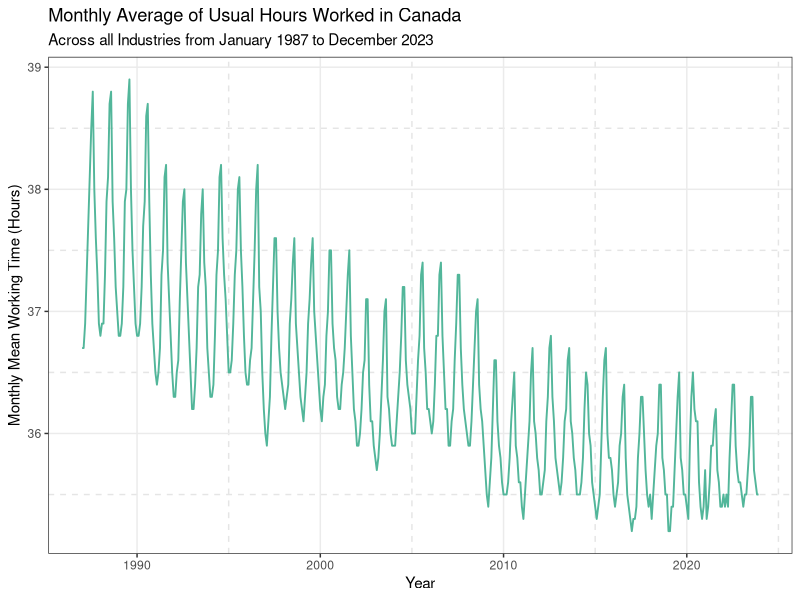
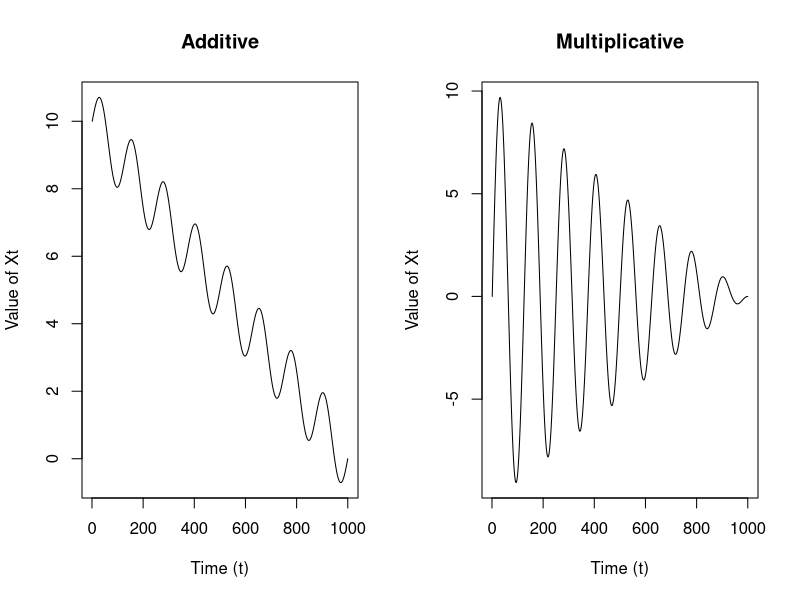
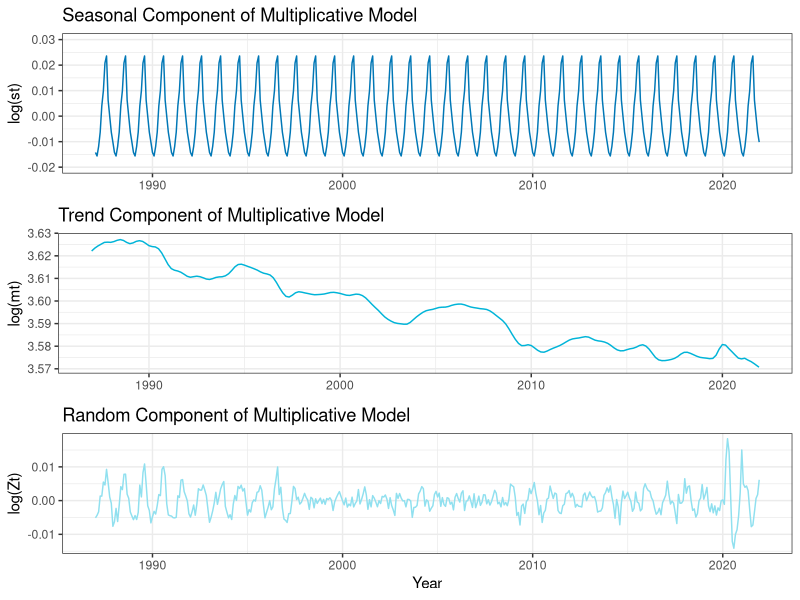
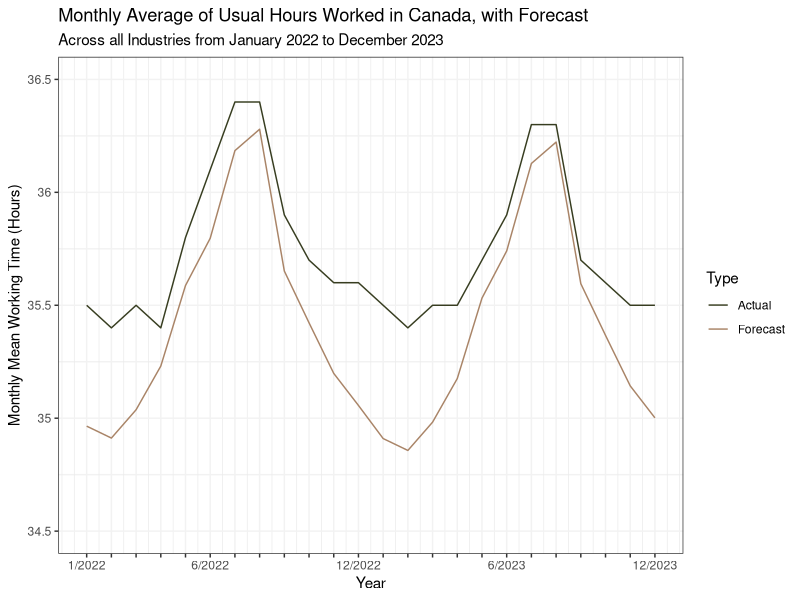
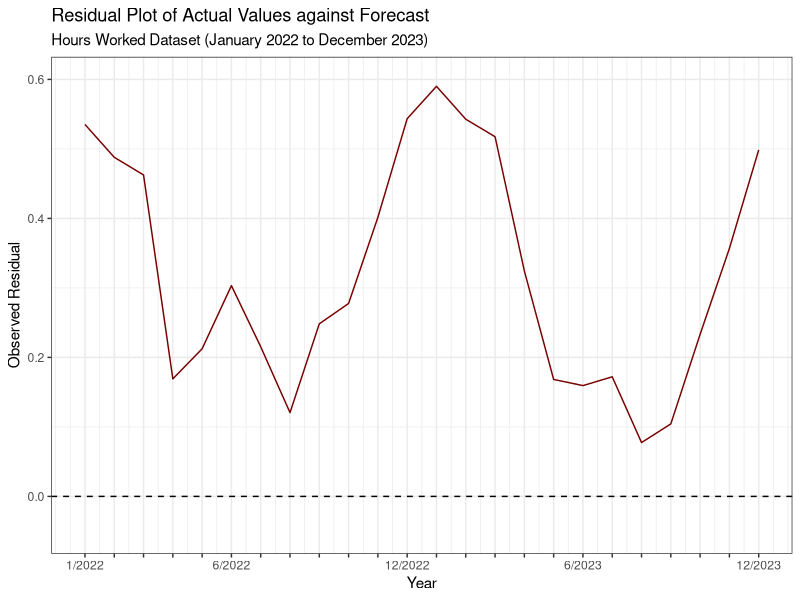
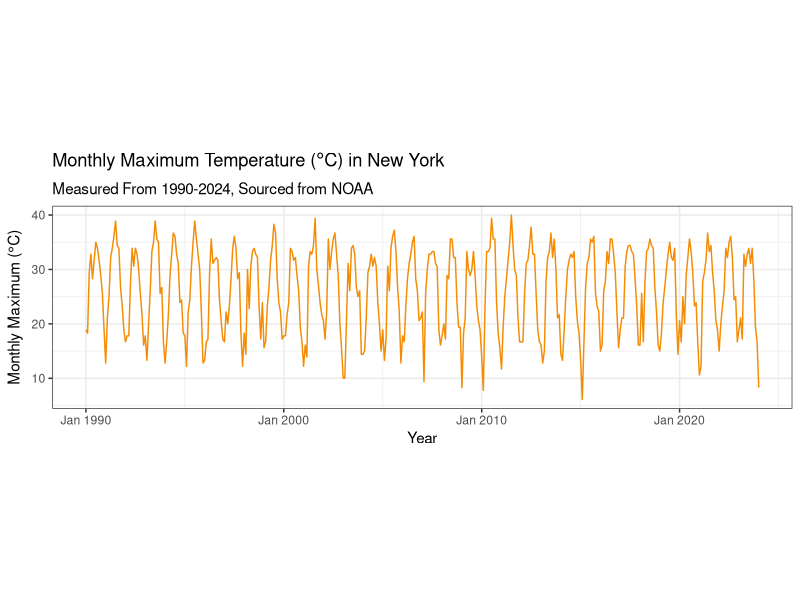
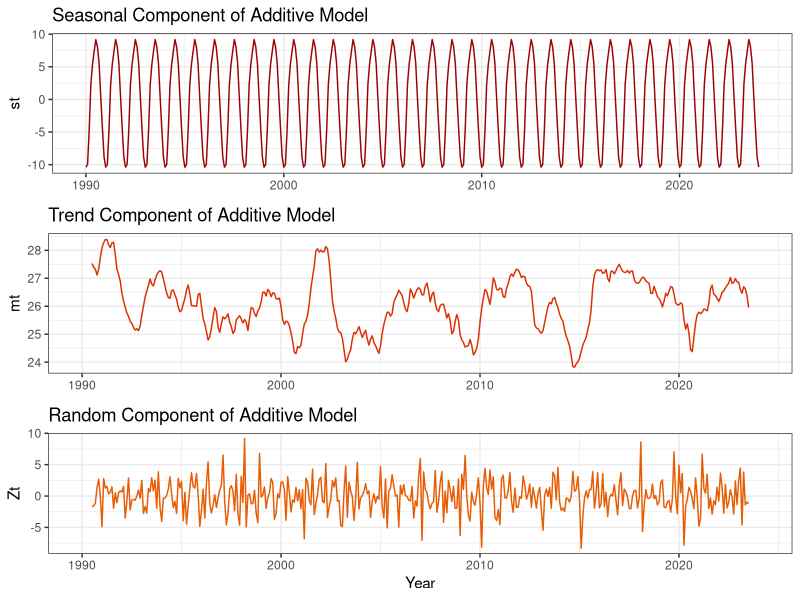

Source code (R) for these figures, in order:
## ---- chunk 1
knitr::opts_chunk$set(echo = TRUE)
library(zoo)
library(tseries)
library(ggplot2)
library(gridExtra)
library(reshape2)
library(forecast)
library(ggfortify)
library(grid)
# library(mgcv)
## ---- chunk 2
df <- read.csv("usual_hours_worked_ca.csv")

jobseries = ts(data = df$Hours, start = c(1987, 1),  frequency = 12)

p1data = fortify.zoo(jobseries)
p1 <- ggplot(p1data, aes(x = Index, y = jobseries)) +
  geom_line(color = "#52b69a", linewidth = 0.65) +
  labs(
    title = "Monthly Average of Usual Hours Worked in Canada",
    subtitle = "Across all Industries from January 1987 to December 2023",
    y = "Monthly Mean Working Time (Hours)",
    x = "Year"
  ) + theme_bw() +
  theme(panel.grid.minor = element_line(
    color = "grey90",
    linetype = "dashed",
    linewidth = 0.5
  ))
print(p1)
## ---- chunk 3
st = 2*seq(from = 0, to = 8*pi, length.out = 1000)
mt = seq(from = 10, to = 0, length.out = 1000)
par(mfrow = c(1,2))
plot( mt + sin( st ), type = 'l',
      ylab = "Value of Xt", xlab = "Time (t)",
      main = "Additive")
plot( mt*sin(st), type = 'l',
      ylab = "Value of Xt", xlab = "Time (t)",
      main = "Multiplicative")
## ---- chunk 4
train <- window(jobseries, 
           # starting at the beginning of 1987
           start = 1987, 
           # ending at the end of 2021
           end = c(2021, 12), 
           # monthly
           frequency = 12)

# get test data
test <- window(jobseries,
               start = c(2022, 1),
               end = c(2023, 12),
               frequency = 12)
# verify we've done things correctly
all.equal(length(test) + length(train),
          length(jobseries),
          nrow(df))
## ---- chunk 5
to_additive = log(train)
loess = stl(to_additive, s.window = "periodic")

seasonal = loess$time.series[, 1]
trend = loess$time.series[, 2]
noise = loess$time.series[, 3]
## ---- chunk 6
sp2 <- ggplot(data = fortify.zoo(seasonal), aes(x = Index, y = seasonal)) +
  geom_line(color = "#0077b6", linewidth = 0.5) +
  theme_bw() + 
  labs(
    title = "Seasonal Component of Multiplicative Model",
    y = "log(st)",
    x = NULL
  ) + 
  ylim(-0.02, 0.03) 

mp2 <- ggplot(data = fortify.zoo(trend), aes(x = Index, y = trend)) +
  geom_line(color = "#00b4d8", linewidth = 0.5) +
  theme_bw() + 
  labs(
    title = "Trend Component of Multiplicative Model",
    y = "log(mt)",
    x = NULL
  ) 

zp2 <- ggplot(data = fortify.zoo(noise), aes(x = Index, y = noise)) +
  geom_line(color = "#90e0ef", linewidth = 0.5) +
  theme_bw() + 
  labs(
    title = "Random Component of Multiplicative Model",
    y = "log(Zt)",
    x = "Year"
  ) 

grid.arrange(sp2, mp2, zp2, nrow = 3)
## ---- chunk 7
# cast ts to data frame and rename
trend_df <- fortify.zoo(trend)
colnames(trend_df) = c("Time", "log_hours")
# fit model
trend_mod <- lm(log_hours~Time, data = trend_df)
# report coefficients
data.frame(value = trend_mod$coefficients)
## ---- chunk 8
trend_summary = summary(trend_mod)

# get the standard error and estimated coefficients
se = trend_summary$coefficients[2, "Std. Error"]
est = trend_summary$coefficients[2, "Estimate"]

# calculate observed t where hypothesized value is zero
tobs = (est - 0)/se

# report
print(paste("Our observed test statistic is approximately",
             round(tobs, 2)))
## ---- chunk 9
n = nrow(trend_df); k = 1

2 * min( pt( tobs, df = n - (k + 1), lower.tail = TRUE ),
         pt( tobs, df = n - (k + 1), lower.tail = TRUE ))
## ---- chunk 10
# extract model coefficients 
beta_0 = trend_summary$coefficients[1, "Estimate"]
beta_1 = trend_summary$coefficients[2, "Estimate"]
# unique terms in the seasonal component give one period
period = unique(seasonal)
# use our linear model with time variable
mt_pred = beta_1*time(test) + beta_0
# we're predicting two periods into the future
st_pred = (rep(period, 2))
# then the predicted value is undoing the log transform
preds = exp(mt_pred + st_pred)
p3df <- data.frame(
          Time = as.numeric(time(test)),
          Actual = as.numeric(test), 
          Predicted = preds)
# create custom-spaced month/date strings
date_strings <- unlist(lapply(2022:2023, function(year) {
  sapply(1:12, function(month) {
    if (month %% 6 == 0) paste(month, "/", year, sep = "")
    else ""
  })
}))
# specify additional parameters
date_strings[1] = "1/2022"
low_ylim = 34.5; up_ylim = 36.5
## ---- chunk 11
p3 <- ggplot(p3df) +
  geom_line(aes(x = Time, y = Actual, color = "Actual")) +
  geom_line(aes(x = Time, y = Predicted, color = "Forecast")) +
  scale_color_manual(values = c("Actual" = "#373d20", "Forecast" = "#a98467"),
                     name = "Type", labels = c("Actual", "Forecast")) +
  labs(
    title = "Monthly Average of Usual Hours Worked in Canada, with Forecast",
    subtitle = "Across all Industries from January 2022 to December 2023",
    y = "Monthly Mean Working Time (Hours)",
    x = "Year"
  ) + theme_bw() + 
  scale_x_continuous(breaks = p3df$Time, labels = date_strings) +
  scale_y_continuous(limits = c(low_ylim, up_ylim),
                     breaks = seq(low_ylim, up_ylim, by = 0.5),
                     labels = seq(low_ylim, up_ylim, by = 0.5)) +
  theme(panel.grid.major = element_line(
    color = "grey95",
    linetype = "solid",
    linewidth = 0.5
  ), 
  panel.grid.minor.y = element_line(
    color = "grey95",
    linetype = "solid",
    linewidth = 0.5
  ))
print(p3)
## ---- chunk 12
p4df <- data.frame(
  Time = as.numeric(time(test)),
  Residual = as.numeric(test - preds)
)
p4 <- ggplot(p4df) +
  geom_line(aes(x = Time, y = Residual),color = "#780000") +
  labs(
    title = "Residual Plot of Actual Values against Forecast",
    subtitle = "Hours Worked Dataset (January 2022 to December 2023)",
    y = "Observed Residual",
    x = "Year"
  ) + theme_bw() + ylim(-0.05, 0.6) +
  geom_hline(yintercept = 0, lty = "dashed") +
  scale_x_continuous(breaks = p3df$Time, labels = date_strings)
print(p4)
## ---- chunk 13
dat = read.csv("NY_Temperature_Data.csv")
## ---- chunk 14
x = zoo(dat$TMAX, zoo::as.Date(dat$Date))
## ---- chunk 15
monthly_max = aggregate(x, as.yearmon, FUN=max)
## ---- chunk 16
p2df <- fortify.zoo(monthly_max)
p21 <- ggplot(p2df, aes(x = Index, y = monthly_max)) +
  geom_line(color = "#f48c06") + theme_bw() +
  labs(
    x = "Year",
    y =  expression(paste("Monthly Maximum (", degree, "C)")),
    title = expression(paste(
      "Monthly Maximum Temperature (", degree, "C) in New York"
    )),
    subtitle = "Measured From 1990-2024, Sourced from NOAA"
  ) +
  coord_fixed(ratio = 0.275) 
print(p21)
## ---- chunk 17
month_ts <- ts(zooreg(monthly_max), 
               start = c(1990, 1),
               end = c(2024, 1),
               frequency = 12)
## ---- chunk 18
month_decomp <- decompose(month_ts)
mseasonal = month_decomp$seasonal
mtrend = month_decomp$trend
mnoise = month_decomp$random
## ---- chunk 19
sp2c <- ggplot(data = fortify.zoo(mseasonal, na.fill = 0), aes(x = Index, y = mseasonal)) +
  geom_line(color = "#9d0208", linewidth = 0.5) +
  theme_bw() +
  labs(
    title = "Seasonal Component of Additive Model",
    y = "st",
    x = NULL
  ) +  xlim(1990, 2024)

mp2c <- ggplot(data = fortify.zoo(mtrend, na.fill = 0), aes(x = Index, y = mtrend)) +
  geom_line(color = "#dc2f02", linewidth = 0.5) +
  theme_bw() +
  labs(
    title = "Trend Component of Additive Model",
    y = "mt",
    x = NULL
  )  +  xlim(1990, 2024)

zp2c <- ggplot(data = fortify.zoo(mnoise, na.fill = 0), aes(x = Index, y = mnoise)) +
  geom_line(color = "#e85d04", linewidth = 0.5) +
  theme_bw() +
  labs(
    title = "Random Component of Additive Model",
    y = "Zt",
    x = "Year"
  )  +  xlim(1990, 2024)

grid.arrange(sp2c, mp2c, zp2c)
## ---- chunk 20
deseasonalized = month_ts - mseasonal
## ---- chunk 21
# calculating what's one year in the TS
delta = time(deseasonalized)[2] - time(deseasonalized)[1]
## ---- chunk 22
# calculating what's the entire TS size (for max lag)
hmax = (2024-1990)/delta
## ---- chunk 23
d_acf <- acf(deseasonalized, 
             na.action = na.pass, 
             lag.max = hmax, plot = FALSE)

## ---- chunk 24
n = length(deseasonalized)
2/sqrt(n)
## ---- chunk 25
# Code block for Task 3i
## ---- chunk 26
# Code block for Task 3ii
## ---- chunk 27
# Code block for Task 3iii
## ---- chunk 28
# Code block for summarizing the simulation study results
